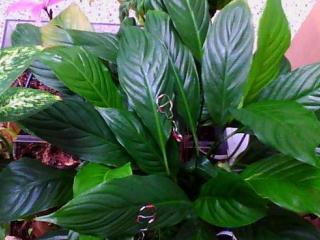
#> input picture plant-rgb/FLIR0121- 사진.jpg, 320 x 240 px
$ jupyter execute --allow-errors plant.ipynb
#> lines starting #> are read from the running program, lines starting #| are printed output that depends on the picture
### common.py
from array import array
from numpy import genfromtxt
import numpy as np
import matplotlib.pyplot as plt


# [16 lines left out: function load_ir_in_dat, not called in this run]


def load_ir_in_csv(filename: str) -> np.ndarray:
    WIDTH = 320
    return genfromtxt(filename, delimiter=',',
                      skip_header=2, usecols=range(1, WIDTH+1))


# [18 lines left out: functions show_image, get_average_tempeature, not called in this run]


def show_histogram(single_channel_img: np.ndarray, title: str) -> None:
    plt.hist(single_channel_img.ravel(), bins='auto')
    plt.title(title)
    plt.show()

### plant.ipynb
그래프 설정 및 IR, RGB 데이터 불러오기

[cell 1]
import common
import cv2
import matplotlib.pyplot as plt

plt.rc('font', family='Apple SD Gothic Neo')

WIDTH = 320
HEIGHT = 240

ir = common.load_ir_in_csv('./plant-ir/121.csv')
rgb = cv2.cvtColor(src=cv2.imread('./plant-rgb/FLIR0121- 사진.jpg'),
                   code=cv2.COLOR_BGR2RGB)

fig, axs = plt.subplots(1, 2)

axs[0].imshow(ir, cmap='plasma')
axs[0].axis(False)
axs[0].set_title('IR 이미지')

axs[1].imshow(rgb)
axs[1].axis(False)
axs[1].set_title('RGB 이미지')

plt.show()
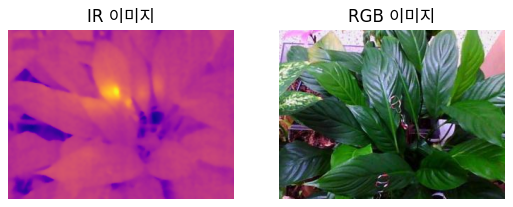
#> figure drawn by matplotlib, 2 panels

방법1: K-Means 클러스터링
* Jenks Natural Breaks와 유사한 결과를 보임
* Jenks Natural Breaks가 1D K-Means 클러스터링 알고리즘이기 때문
* TODO: feature에 좌표(row, col) 추가

[cell 2]
import numpy as np

ir_kmeans = np.float32(ir).reshape(-1)
criteria = (
    cv2.TERM_CRITERIA_EPS, # type
    10, # max_iter
    0.001 # epsilon
    )
#> (the rest of this cell did not finish here and is left out)

방법2: 윤곽선(contours) 찾기 및 채우기
* 윤곽선이 잘 찾아지지 않음
* threshold parameter 조정 필요

[cell 3]
ir = ir.astype(np.uint8)

edges = cv2.Canny(ir,
                  threshold1=0.01,
                  threshold2=0.02)
plt.imshow(edges)
plt.show()
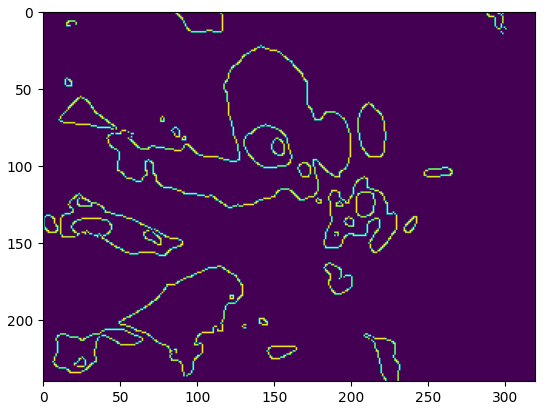
#> figure drawn by matplotlib, 1 panel

방법3: Jenks Natural Breaks 기법
* 1D에 최적화된 K-Means 클러스터링이라고 알려짐

[cell 4]
from jenkspy import jenks_breaks
import numpy as np

#> (the rest of this cell did not finish here and is left out)

방법4: K-Means 클러스터링(좌표 포함)

[cell 5]
import numpy as np

ir_with_pos = np.zeros(shape=(HEIGHT, WIDTH))
#> (the rest of this cell did not finish here and is left out)

excess-green index 계산
* RGB 이미지를 통해 계산한 값으로, segmentation의 성능 평가를 하기 위함

[cell 6]
exg = np.zeros(shape=(HEIGHT, WIDTH))
for row, col, _channel in np.ndindex(rgb.shape):
    sum_channels = rgb[row][col].sum()
    # TODO: 0으로 나누는 예외 사항 처리하기
    if sum_channels == 0:
        r, g, b = 0, 0, 0
    else:
        r, g, b = rgb[row][col] / sum_channels
    exg[row][col] = 2 * g - r - b
#> this loop made 230400 passes
#> (sum_channels, r, g, b) on passes 1 to 12: (679, 0.334, 0.314, 0.352), (679, 0.334, 0.314, 0.352), (679, 0.334, 0.314, 0.352), (699, 0.333, 0.316, 0.351), (699, 0.333, 0.316, 0.351), (699, 0.333, 0.316, 0.351), (721, 0.334, 0.318, 0.348), (721, 0.334, 0.318, 0.348), (721, 0.334, 0.318, 0.348), (722, 0.332, 0.323, 0.345), (722, 0.332, 0.323, 0.345), (722, 0.332, 0.323, 0.345)
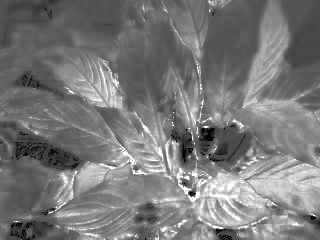
#> exg: shape (240, 320) float64; min -1, max 2, mean 0.426; drawn with min black and max white

common.show_histogram(exg, title='exg histogram')
#> in show_histogram, `plt.show()`:
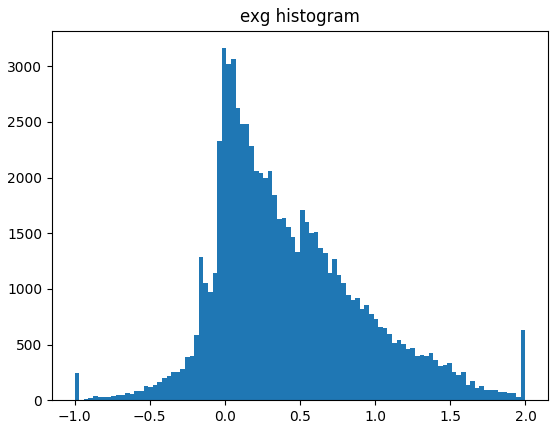
#> figure drawn by matplotlib, 1 panel; tallest bar 3163 high, from x = -0.0204 to 0.0102

#> (the rest of this cell did not finish here and is left out)

$ run again, with plant-rgb/FLIR0131- 사진.jpg copied over plant-rgb/FLIR0121- 사진.jpg
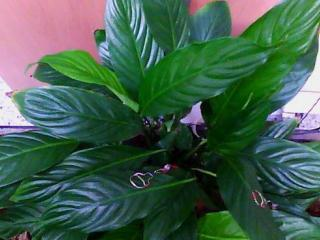
#> input picture plant-rgb/FLIR0131- 사진.jpg, 320 x 240 px
#> the loop `for row, col, _channel in np.ndindex(rgb.shape):` made 230400 passes
#> (sum_channels, r, g, b) on passes 1 to 8: (594, 0.394, 0.285, 0.322), (594, 0.394, 0.285, 0.322), (594, 0.394, 0.285, 0.322), (594, 0.394, 0.285, 0.322), (594, 0.394, 0.285, 0.322), (594, 0.394, 0.285, 0.322), (591, 0.394, 0.284, 0.321), (591, 0.394, 0.284, 0.321)
#> after the loop `for row, col, _channel in np.ndindex(rgb.shape):`:
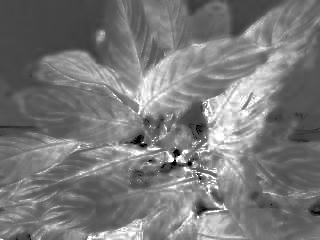
#> exg: shape (240, 320) float64; min -1, max 2, mean 0.427; drawn with min black and max white
#> in show_histogram, `plt.show()`:
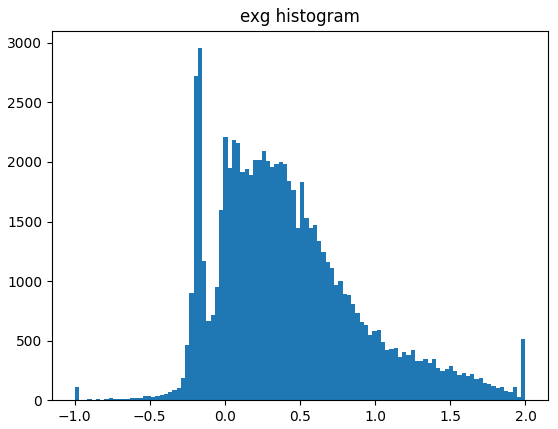
#> figure drawn by matplotlib, 1 panel; tallest bar 2955 high, from x = -0.179 to -0.151

$ run again, with plant-rgb/FLIR0143- 사진.jpg copied over plant-rgb/FLIR0121- 사진.jpg
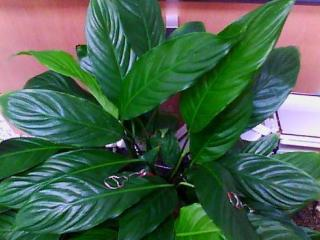
#> input picture plant-rgb/FLIR0143- 사진.jpg, 320 x 240 px
#> the loop `for row, col, _channel in np.ndindex(rgb.shape):` made 230400 passes
#> (sum_channels, r, g, b) on passes 1 to 8: (434, 0.459, 0.263, 0.279), (434, 0.459, 0.263, 0.279), (434, 0.459, 0.263, 0.279), (425, 0.461, 0.261, 0.278), (425, 0.461, 0.261, 0.278), (425, 0.461, 0.261, 0.278), (415, 0.46, 0.263, 0.277), (415, 0.46, 0.263, 0.277)
#> after the loop `for row, col, _channel in np.ndindex(rgb.shape):`:
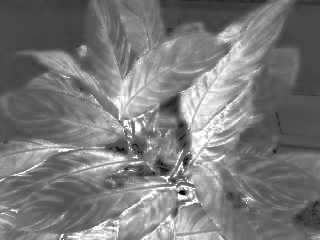
#> exg: shape (240, 320) float64; min -1, max 2, mean 0.432; drawn with min black and max white
#> in show_histogram, `plt.show()`:
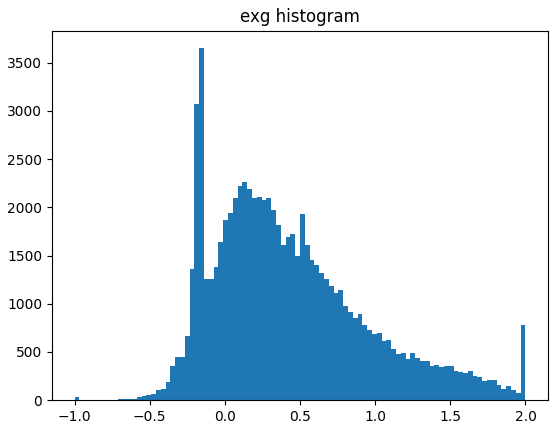
#> figure drawn by matplotlib, 1 panel; tallest bar 3651 high, from x = -0.17 to -0.138

$ run again, with plant-rgb/FLIR0145- 사진.jpg copied over plant-rgb/FLIR0121- 사진.jpg
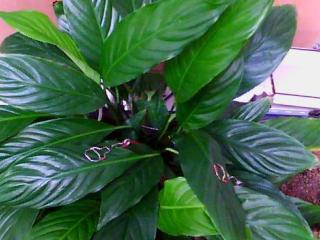
#> input picture plant-rgb/FLIR0145- 사진.jpg, 320 x 240 px
#> the loop `for row, col, _channel in np.ndindex(rgb.shape):` made 230400 passes
#> (sum_channels, r, g, b) on passes 1 to 8: (605, 0.403, 0.273, 0.324), (605, 0.403, 0.273, 0.324), (605, 0.403, 0.273, 0.324), (599, 0.404, 0.272, 0.324), (599, 0.404, 0.272, 0.324), (599, 0.404, 0.272, 0.324), (591, 0.406, 0.272, 0.321), (591, 0.406, 0.272, 0.321)
#> after the loop `for row, col, _channel in np.ndindex(rgb.shape):`:
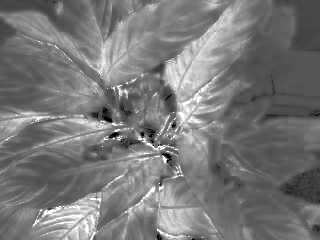
#> exg: shape (240, 320) float64; min -1, max 2, mean 0.418; drawn with min black and max white
#> in show_histogram, `plt.show()`:
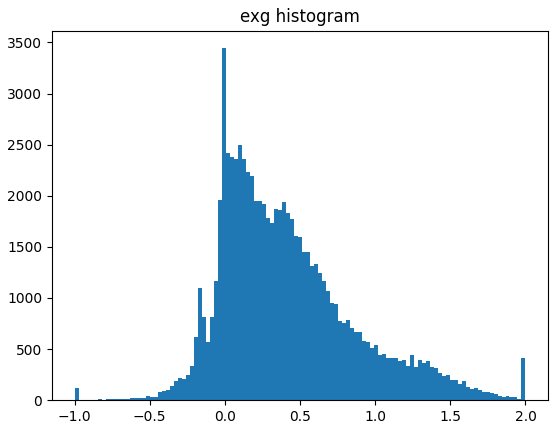
#> figure drawn by matplotlib, 1 panel; tallest bar 3444 high, from x = -0.0177 to 0.00885
